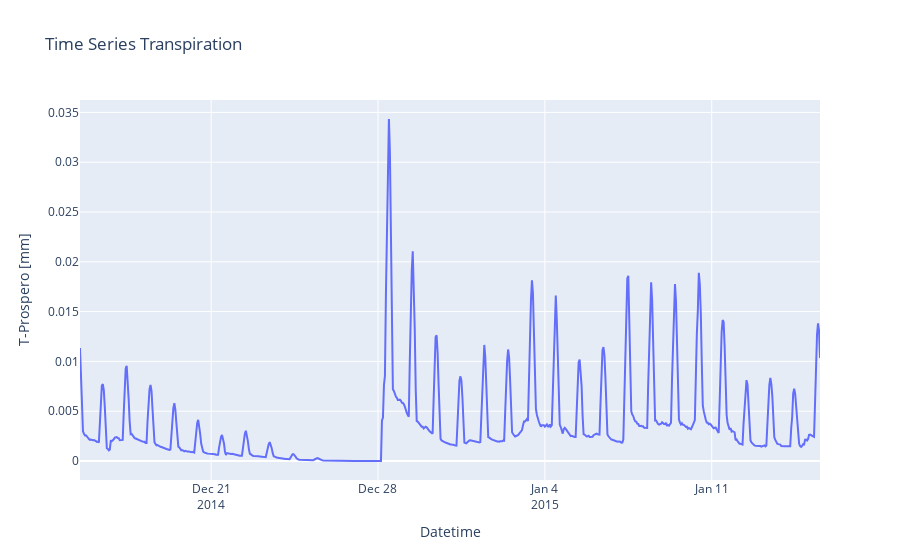

Notebook code cell kept with this figure:
### Code cell
df = pd.read_csv('EvapoTranspiration_1_waterstress_1606_01.csv',skiprows=6, sep=',', parse_dates=[0], na_values=-9999,usecols=[1,2])
df.columns = ['Datetime','T-Prospero [mm]']

fig = px.line(df, x='Datetime', y='T-Prospero [mm]', title='Time Series Transpiration')
#fig.update_xaxes(rangeslider_visible=True)
fig.show()

### Figure 1 — Plotly figure (JSON) as saved in the notebook; plotly's stock layout.template omitted (floating-point values rounded to 4 significant figures; data arrays with more than 128 entries replaced by an {"elided": "..."} marker saying what was removed)
{"data": [{"hovertemplate": "Datetime=%{x}<br>T-Prospero [mm]=%{y}<extra></extra>", "legendgroup": "", "line": {"color": "#636efa", "dash": "solid"}, "marker": {"symbol": "circle"}, "mode": "lines", "name": "", "orientation": "v", "showlegend": false, "type": "scatter", "x": {"elided": "746 str values"}, "xaxis": "x", "y": {"elided": "746 float values"}, "yaxis": "y"}], "layout": {"autosize": true, "legend": {"tracegroupgap": 0}, "title": {"text": "Time Series Transpiration"}, "xaxis": {"anchor": "y", "autorange": true, "domain": [0, 1], "range": ["2014-12-15 12:00", "2015-01-15 13:00"], "title": {"text": "Datetime"}, "type": "date"}, "yaxis": {"anchor": "x", "autorange": true, "domain": [0, 1], "range": [-0.001908, 0.03624], "title": {"text": "T-Prospero [mm]"}, "type": "linear"}}}
